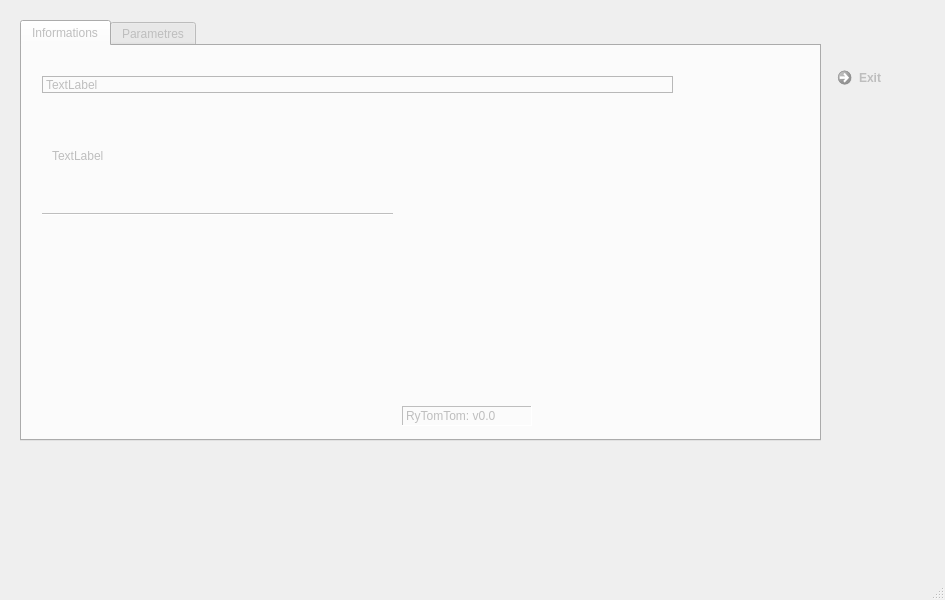
<?xml version="1.0" encoding="UTF-8"?>
<ui version="4.0">
 <class>MainWindow</class>
 <widget class="QMainWindow" name="MainWindow">
  <property name="geometry">
   <rect>
    <x>0</x>
    <y>0</y>
    <width>945</width>
    <height>600</height>
   </rect>
  </property>
  <property name="windowTitle">
   <string>MainWindow</string>
  </property>
  <widget class="QWidget" name="centralwidget">
   <property name="enabled">
    <bool>false</bool>
   </property>
   <widget class="QTabWidget" name="tabWidget">
    <property name="geometry">
     <rect>
      <x>20</x>
      <y>20</y>
      <width>801</width>
      <height>421</height>
     </rect>
    </property>
    <property name="currentIndex">
     <number>0</number>
    </property>
    <widget class="QWidget" name="tab">
     <property name="enabled">
      <bool>false</bool>
     </property>
     <attribute name="title">
      <string>Informations</string>
     </attribute>
     <widget class="QLabel" name="label_2">
      <property name="geometry">
       <rect>
        <x>380</x>
        <y>360</y>
        <width>130</width>
        <height>20</height>
       </rect>
      </property>
      <property name="frameShape">
       <enum>QFrame::Panel</enum>
      </property>
      <property name="frameShadow">
       <enum>QFrame::Sunken</enum>
      </property>
      <property name="text">
       <string>RyTomTom: v0.0</string>
      </property>
     </widget>
     <widget class="QLabel" name="l_info">
      <property name="geometry">
       <rect>
        <x>20</x>
        <y>30</y>
        <width>631</width>
        <height>17</height>
       </rect>
      </property>
      <property name="frameShape">
       <enum>QFrame::StyledPanel</enum>
      </property>
      <property name="frameShadow">
       <enum>QFrame::Raised</enum>
      </property>
      <property name="text">
       <string>TextLabel</string>
      </property>
     </widget>
     <widget class="QWidget" name="verticalLayoutWidget">
      <property name="geometry">
       <rect>
        <x>30</x>
        <y>70</y>
        <width>181</width>
        <height>80</height>
       </rect>
      </property>
      <layout class="QVBoxLayout" name="verticalLayout">
       <item>
        <widget class="QLabel" name="label_7">
         <property name="text">
          <string>TextLabel</string>
         </property>
        </widget>
       </item>
      </layout>
     </widget>
     <widget class="QWidget" name="verticalLayoutWidget_2">
      <property name="geometry">
       <rect>
        <x>30</x>
        <y>180</y>
        <width>341</width>
        <height>80</height>
       </rect>
      </property>
      <layout class="QVBoxLayout" name="verticalLayout_2"/>
     </widget>
     <widget class="Line" name="line">
      <property name="geometry">
       <rect>
        <x>20</x>
        <y>160</y>
        <width>351</width>
        <height>16</height>
       </rect>
      </property>
      <property name="orientation">
       <enum>Qt::Horizontal</enum>
      </property>
     </widget>
    </widget>
    <widget class="QWidget" name="tab_2">
     <attribute name="title">
      <string>Parametres</string>
     </attribute>
     <widget class="QLineEdit" name="lineEdit">
      <property name="geometry">
       <rect>
        <x>210</x>
        <y>49</y>
        <width>221</width>
        <height>31</height>
       </rect>
      </property>
     </widget>
     <widget class="QLabel" name="label">
      <property name="geometry">
       <rect>
        <x>10</x>
        <y>50</y>
        <width>201</width>
        <height>17</height>
       </rect>
      </property>
      <property name="text">
       <string>Répertoire de  la sauvegarde:</string>
      </property>
     </widget>
     <widget class="QPushButton" name="pushButton">
      <property name="enabled">
       <bool>false</bool>
      </property>
      <property name="geometry">
       <rect>
        <x>450</x>
        <y>50</y>
        <width>51</width>
        <height>27</height>
       </rect>
      </property>
      <property name="text">
       <string>OK</string>
      </property>
     </widget>
     <widget class="QFrame" name="frame">
      <property name="geometry">
       <rect>
        <x>530</x>
        <y>30</y>
        <width>241</width>
        <height>141</height>
       </rect>
      </property>
      <property name="frameShape">
       <enum>QFrame::Box</enum>
      </property>
      <property name="frameShadow">
       <enum>QFrame::Sunken</enum>
      </property>
      <widget class="QLabel" name="l_dsave">
       <property name="geometry">
        <rect>
         <x>10</x>
         <y>20</y>
         <width>141</width>
         <height>17</height>
        </rect>
       </property>
       <property name="text">
        <string>TextLabel</string>
       </property>
      </widget>
      <widget class="QLabel" name="label_3">
       <property name="geometry">
        <rect>
         <x>10</x>
         <y>50</y>
         <width>141</width>
         <height>17</height>
        </rect>
       </property>
       <property name="text">
        <string>TextLabel</string>
       </property>
      </widget>
      <widget class="QLabel" name="label_5">
       <property name="geometry">
        <rect>
         <x>10</x>
         <y>80</y>
         <width>141</width>
         <height>17</height>
        </rect>
       </property>
       <property name="text">
        <string>TextLabel</string>
       </property>
      </widget>
      <widget class="QLabel" name="label_6">
       <property name="geometry">
        <rect>
         <x>10</x>
         <y>110</y>
         <width>221</width>
         <height>17</height>
        </rect>
       </property>
       <property name="text">
        <string>TextLabel</string>
       </property>
      </widget>
     </widget>
     <widget class="QLabel" name="label_4">
      <property name="geometry">
       <rect>
        <x>560</x>
        <y>10</y>
        <width>70</width>
        <height>17</height>
       </rect>
      </property>
      <property name="text">
       <string>STATUT</string>
      </property>
     </widget>
     <widget class="QPushButton" name="pb_save">
      <property name="enabled">
       <bool>false</bool>
      </property>
      <property name="geometry">
       <rect>
        <x>300</x>
        <y>340</y>
        <width>98</width>
        <height>27</height>
       </rect>
      </property>
      <property name="text">
       <string>Enregistrer</string>
      </property>
     </widget>
    </widget>
   </widget>
   <widget class="QCommandLinkButton" name="exit">
    <property name="enabled">
     <bool>false</bool>
    </property>
    <property name="geometry">
     <rect>
      <x>830</x>
      <y>60</y>
      <width>187</width>
      <height>41</height>
     </rect>
    </property>
    <property name="autoFillBackground">
     <bool>true</bool>
    </property>
    <property name="text">
     <string>Exit</string>
    </property>
   </widget>
  </widget>
  <widget class="QStatusBar" name="statusbar"/>
 </widget>
 <resources/>
 <connections/>
</ui>
